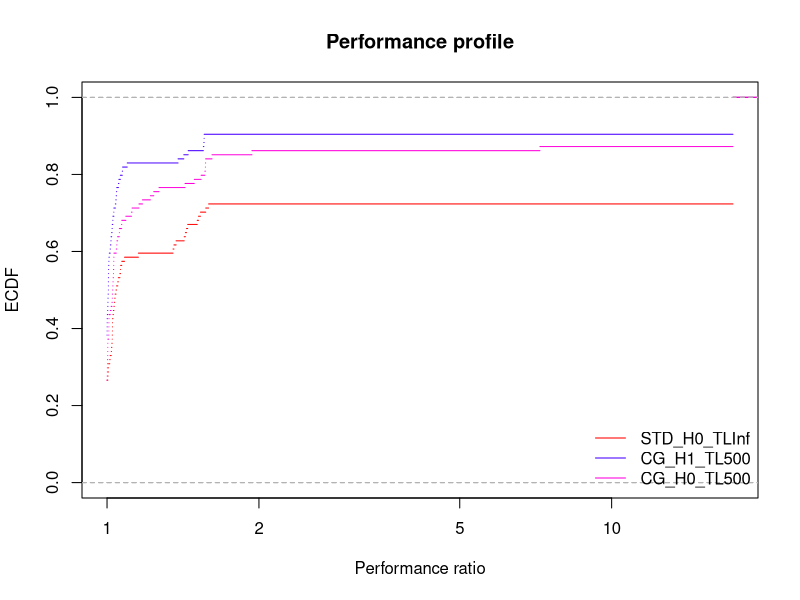
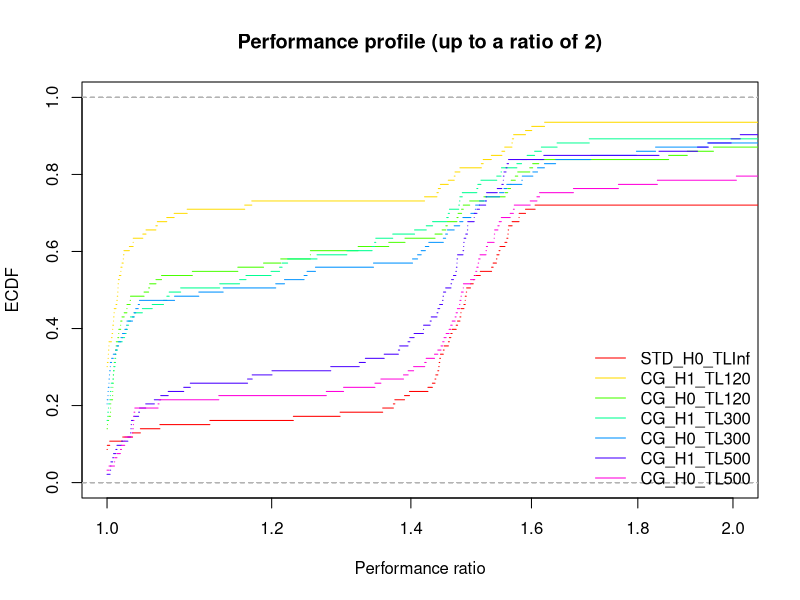

Write the R code that produced these figures, in order.
## ---- chunk 1
library(rmarkdown)
library(rmarkdown)
library(kableExtra)
library(tidyr)
## ---- chunk 2
results = read.csv("results.csv")
## ---- chunk 3
results = results[,-c(1,ncol(results))]
## ---- chunk 4
results[results$method == "STD",]$has_large_scaled = FALSE
## ---- chunk 5
paged_table(results)
## ---- chunk 6
results$solver = paste0(results$method, '_H', results$with_heuristic, '_TL', results$standard_TL)
solvers = as.data.frame(unique(results$solver))
colnames(solvers) = "solver"

colors = cbind(solvers, rainbow(nrow(solvers)))

time_limit = 3600
## ---- chunk 7
knitr::kable(solvers)
## ---- chunk 8
make_check_table = function (dataset) {

  objectives = spread(dataset[,c("instance", "solver", "best_obj")], key = solver, value = best_obj)
  
  stdev = apply(objectives, MARGIN = 1, FUN = function(row){
    values = row[-1]
    return (sd(values[which(!is.na(values))]))
  })
  
  values = apply(objectives, MARGIN = 1, FUN = function(row){
    values = row[-1]
    return (values)
    #return ( abs(values - median(values[which(!is.na(values))])) )
  })
  
  result = cbind( objectives$instance, as.data.frame(t(values)), as.data.frame(stdev) )
  
  colnames(result) = c( colnames(objectives), "stdev")
  
  return(result)
}

Table = make_check_table(results[results$total_time < time_limit,])
## ---- chunk 9
paged_table(Table)
## ---- chunk 10
paged_table(Table[!is.na(Table$stdev) & Table$stdev > 0,])
## ---- chunk 11

make_per_instance_table = function (dataset) {
  times = spread(dataset[,c("instance", "solver", "total_time")], key = solver, value = total_time)
  
  return (times)
}

table = make_per_instance_table(results)
knitr::kable(
    table,
    digits = c(0, matrix(2, nrow = length(solvers$solver)))
  ) %>%
    kable_classic()
## ---- chunk 12
performance_profile = function (dataset, xlim = NULL, main = "Performance profile") {

  times = spread(dataset[,c("instance", "solver", "total_time")], key = solver, value = total_time)
  times$time.best = apply(times[,-c(1)], 1, FUN = min)
  
  solver_names = data.frame(solver = unique(dataset$solver))
  
  times = na.omit(times)
  print("WARNING omitting NA")
  
  times[,-c(1,ncol(times))]
  
  ratios = times[,-c(1,ncol(times))] / times$time.best
  colnames(ratios) = paste0(colnames(ratios), ".ratio")
  
  worst_ratio = max(ratios)
  
  times = cbind(times, ratios)
  
  for (solver in solver_names$solver) {
    time_limit_filter = times[,solver] >= time_limit
    if ( sum(time_limit_filter) > 0 ) {
      times[time_limit_filter, paste0(solver, ".ratio")] = worst_ratio
    }
  }
  
  if (is.null(xlim)) {
    xlim = c(1, worst_ratio)
  }
  
  #par(mar = c(5,4,4,8))
  
  using_colors = NULL
  using_types = NULL
  
  last_ecdf = NULL
  
  index = 1
  for (solver in solver_names$solver) {
    
    plot_function = if (index == 1) function(...) { plot(..., log = 'x') } else lines
    
    profile = ecdf(times[,paste0(solver, ".ratio")])
    
    using_color =  colors[colors$solver == solver,2]
    using_colors = rbind(using_colors, using_color)
    using_type = "solid"
    if (using_color == "#00FFFFFF") {
      using_type = "dashed"
    }
    using_types = rbind(using_types, using_type)
    
    plot_function(profile, xlim = xlim, ylim = c(0,1), lty = using_type, cex = 0, col = using_color, main = "", xlab = "", ylab = "")
    
    index = index + 1
  }
  
  # Set the plot title
  title(main = main,
        xlab = "Performance ratio",
        ylab = "ECDF")
  
  # Set the plot legend
  legend(
    "bottomright",
    #inset=c(-.35, 0),
    legend = solver_names$solver,
    lty = using_types,
    col = using_colors,
    #cex = .5,
    #xpd = TRUE,
    bty = "n"
  )
}
## ---- chunk 13
performance_profile(results[results$solver == "STD_H0_TLInf" | results$solver == "CG_H1_TL500" | results$solver == "CG_H0_TL500",])
performance_profile(results, xlim = c(1,2), main = "Performance profile (up to a ratio of 2)")
